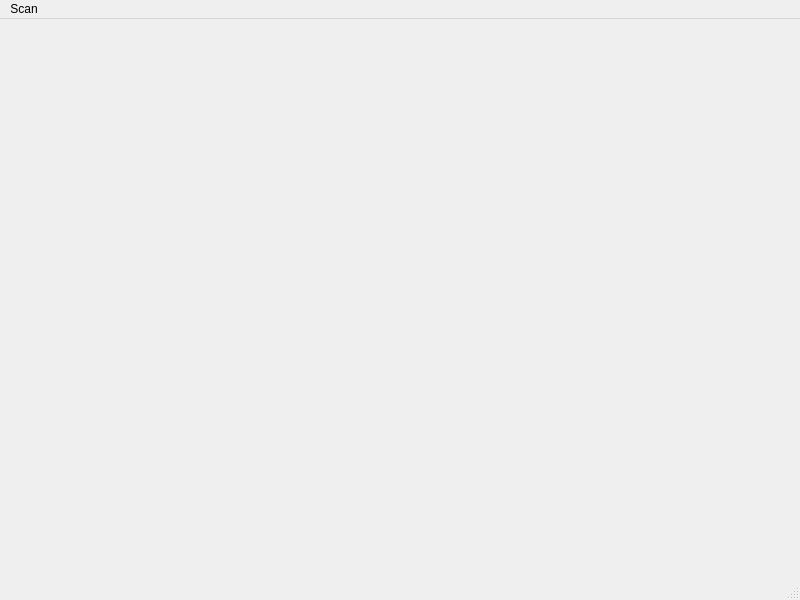
<?xml version="1.0" encoding="UTF-8"?>
<ui version="4.0">
 <class>MainWindow</class>
 <widget class="QMainWindow" name="MainWindow">
  <property name="geometry">
   <rect>
    <x>0</x>
    <y>0</y>
    <width>800</width>
    <height>600</height>
   </rect>
  </property>
  <property name="windowTitle">
   <string>MainWindow</string>
  </property>
  <widget class="QWidget" name="centralwidget"/>
  <widget class="QMenuBar" name="menubar">
   <property name="geometry">
    <rect>
     <x>0</x>
     <y>0</y>
     <width>800</width>
     <height>26</height>
    </rect>
   </property>
   <widget class="QMenu" name="menuScan_Image">
    <property name="title">
     <string>Scan</string>
    </property>
    <addaction name="actionScanImage"/>
   </widget>
   <addaction name="menuScan_Image"/>
  </widget>
  <widget class="QStatusBar" name="statusbar"/>
  <action name="actionScanImage">
   <property name="text">
    <string>Image</string>
   </property>
  </action>
 </widget>
 <resources/>
 <connections/>
</ui>
